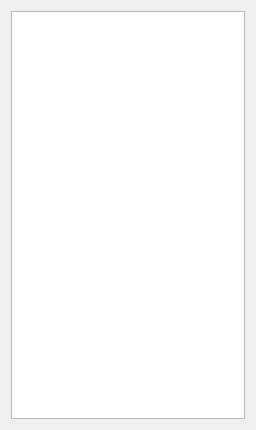
<?xml version="1.0" encoding="UTF-8"?>
<ui version="4.0">
    <author/>
    <comment/>
    <exportmacro/>
    <class>FileEncodingTransformResult</class>
    <widget class="QWidget" name="FileEncodingTransformResult">
        <property name="geometry">
            <rect>
                <x>0</x>
                <y>0</y>
                <width>256</width>
                <height>430</height>
            </rect>
        </property>
        <property name="windowTitle">
            <string>FileEncodingTransformResult</string>
        </property>
        <layout class="QHBoxLayout" name="horizontalLayout">
            <item>
                <widget class="QListView" name="listView"/>
            </item>
        </layout>
    </widget>
    <pixmapfunction/>
    <connections/>
</ui>
